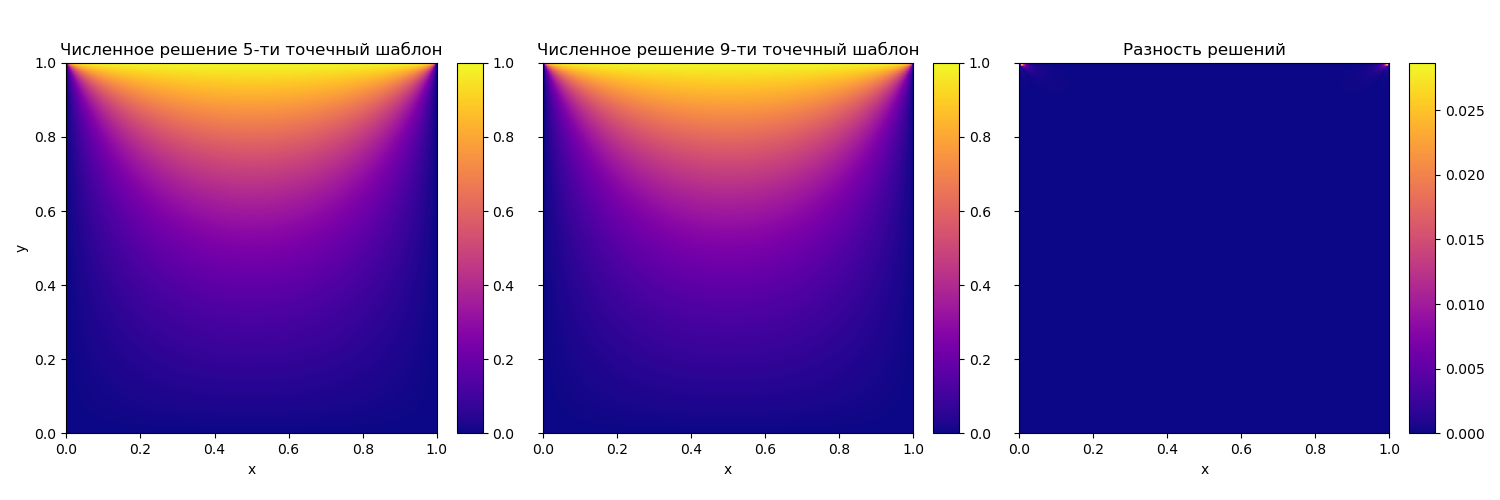

Reproduce this figure in Python.
from mpl_toolkits.axes_grid1 import ImageGrid
from scipy.sparse import lil_matrix
from scipy.sparse.linalg import splu, bicgstab
import numpy as np
import matplotlib.pyplot as plt

N = M = 16
h = 1.0 / (N - 1)
A = {'5pt': lil_matrix((N * M, N * M)), '9pt': lil_matrix((N * M, N * M))}
X = {'5pt': None, '9pt': None}
X_ = {'5pt': None, '9pt': None}
LU = {'5pt': None, '9pt': None}
keys = ['5pt', '9pt']
Y = np.zeros(N * M).reshape(N, M)

for i in range(N):
    for j in range(M):
        idx = i + j * N

        A['5pt'][idx, idx] = 4

        if i == N - 1 or j == M - 1:  # Правая и верхняя границы (условие Дирихле)
            A['5pt'][idx, idx] = 1
            continue

        if i == 0 and j == 0:  # Угловая точка (0, 0)
            A['5pt'][idx, idx] = 1
            continue

        if i == 0:  # Левая граница
            A['5pt'][idx, idx] = 1


        elif j == 0:  # Нижняя граница
            A['5pt'][idx, idx] = 1

        else:  # Внутренние узлы
            A['5pt'][idx, idx - 1] = A['5pt'][idx, idx + 1] = A['5pt'][idx, idx - N] = A['5pt'][idx, idx + N] = -1

for i in range(N):
    for j in range(M):
        idx = i + j * N

        A['9pt'][idx, idx] = 8 / 3

        if i == 0 and j == 0:
            A['5pt'][idx, idx] = 1
            continue

        if i == N - 1 or j == M - 1:  # Правая и верхняя границы (условие Дирихле)
            A['9pt'][idx, idx] = 1

        # Левая граница (условие Неймана)
        elif i == 0:
            A['5pt'][idx, idx] = 1

        # Нижняя граница (условие Неймана)
        elif j == 0:
            A['5pt'][idx, idx] = 1

        # Верхняя и правая границы (условие Дирихле)
        else:
            # ближайшие соседи
            A['9pt'][idx, idx + 1] = A['9pt'][idx, idx - 1] = A['9pt'][idx, idx + N] = A['9pt'][
                idx, idx - N] = - 1 / 3

            # диагональные элементы
            A['9pt'][idx, idx + N + 1] = A['9pt'][idx, idx - N - 1] = A['9pt'][idx, idx + N - 1] = A['9pt'][
                idx, idx - N + 1] = - 1 / 3

Y[-1, :] = 1

for key in keys:
    LU[key] = splu(A[key].tocsc())
    X[key] = LU[key].solve(Y.flatten()).reshape(N, M)
    X_[key], exitcode = bicgstab(A[key].tocsc(), Y.flatten(), tol=1e-9)
difference = np.abs(X['5pt'] - X['9pt'])
difference_norm = np.linalg.norm(X['5pt'] - X['9pt'])

fig = plt.figure(figsize=(15, 5))
grid = ImageGrid(fig, 111,
                 nrows_ncols=(1, 3),
                 axes_pad=0.6,
                 share_all=True,
                 label_mode='L',
                 cbar_location="right",
                 cbar_mode="each",
                 cbar_size="7%",
                 cbar_pad=0.2,
                 )

for i, ax in enumerate(grid):
    match i:
        case 0:
            im = ax.imshow(X['5pt'], origin='lower', cmap='plasma', extent=[0, 1, 0, 1])
            ax.set_title('Численное решение 5-ти точечный шаблон')
            ax.set_xlabel('x')
            ax.set_ylabel('y')
            ax.cax.colorbar(im)
            ax.cax.toggle_label(True)
        case 1:
            im = ax.imshow(X['9pt'], origin='lower', cmap='plasma', extent=[0, 1, 0, 1])
            ax.set_title('Численное решение 9-ти точечный шаблон')
            ax.set_xlabel('x')
            ax.set_ylabel('y')
            ax.cax.colorbar(im)
            ax.cax.toggle_label(True)
        case 2:
            im = ax.imshow(difference, origin='lower', cmap='plasma', extent=[0, 1, 0, 1])
            ax.set_title('Разность решений')
            ax.set_xlabel('x')
            ax.set_ylabel('y')
            ax.cax.colorbar(im)
            ax.cax.toggle_label(True)
plt.tight_layout()
plt.savefig(f'steady')
# print(solution)
